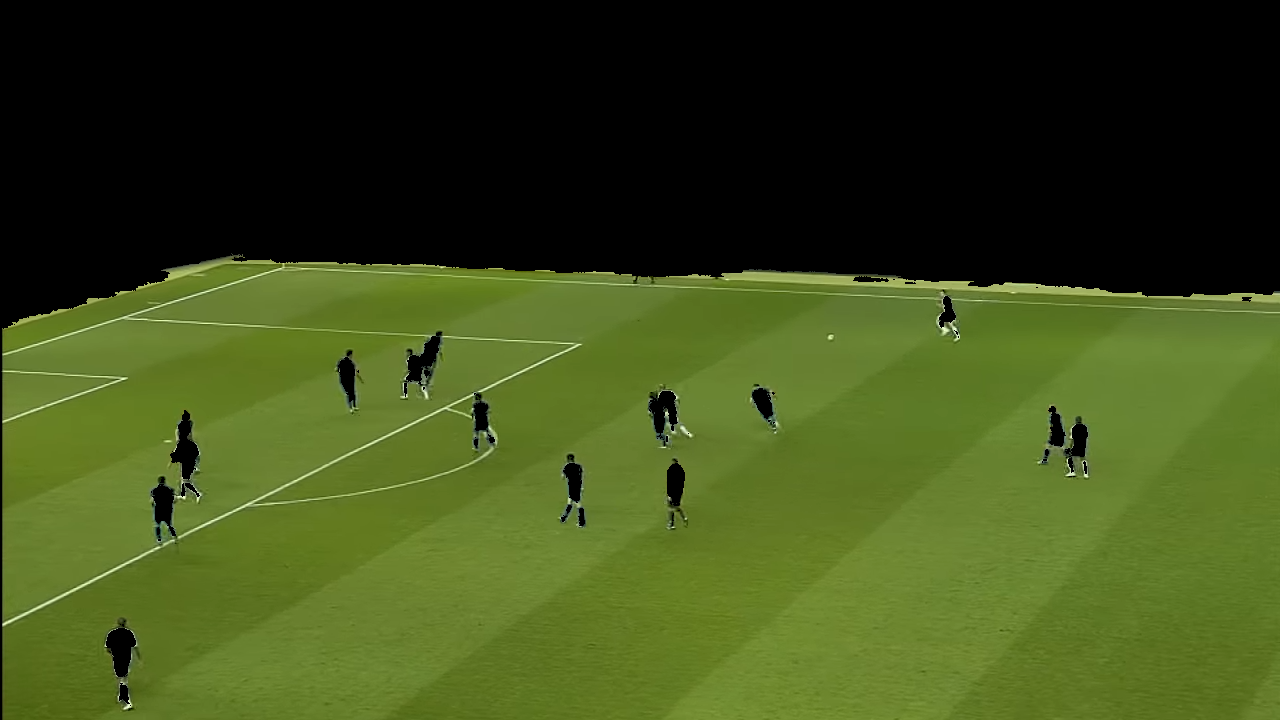
#> input picture New Algorithm Implementation/assets/green_region.png, 1280 x 720 px, found by its file name
$ jupyter execute Final_line_detection_real_field.ipynb
#> lines starting #> are read from the running program, lines starting #| are printed output that depends on the picture; after the words box and inside, x2 and y2 are one past the last pixel; in counts of white or black regions, pixels touching at a corner belong together
Line Detection

[cell 1]
import cv2
import numpy as np
import matplotlib.pyplot as plt

[cell 2]
# Load the image
image_path = 'assets\green_region.png'
image = cv2.imread(image_path)
#> image is the input picture: shape (720, 1280, 3); mean B, G, R 25.8, 75.2, 60.7

# Convert to grayscale
gray = cv2.cvtColor(image, cv2.COLOR_BGR2GRAY)

# Apply Canny edge detector
edges = cv2.Canny(gray, 50, 150, apertureSize=3)
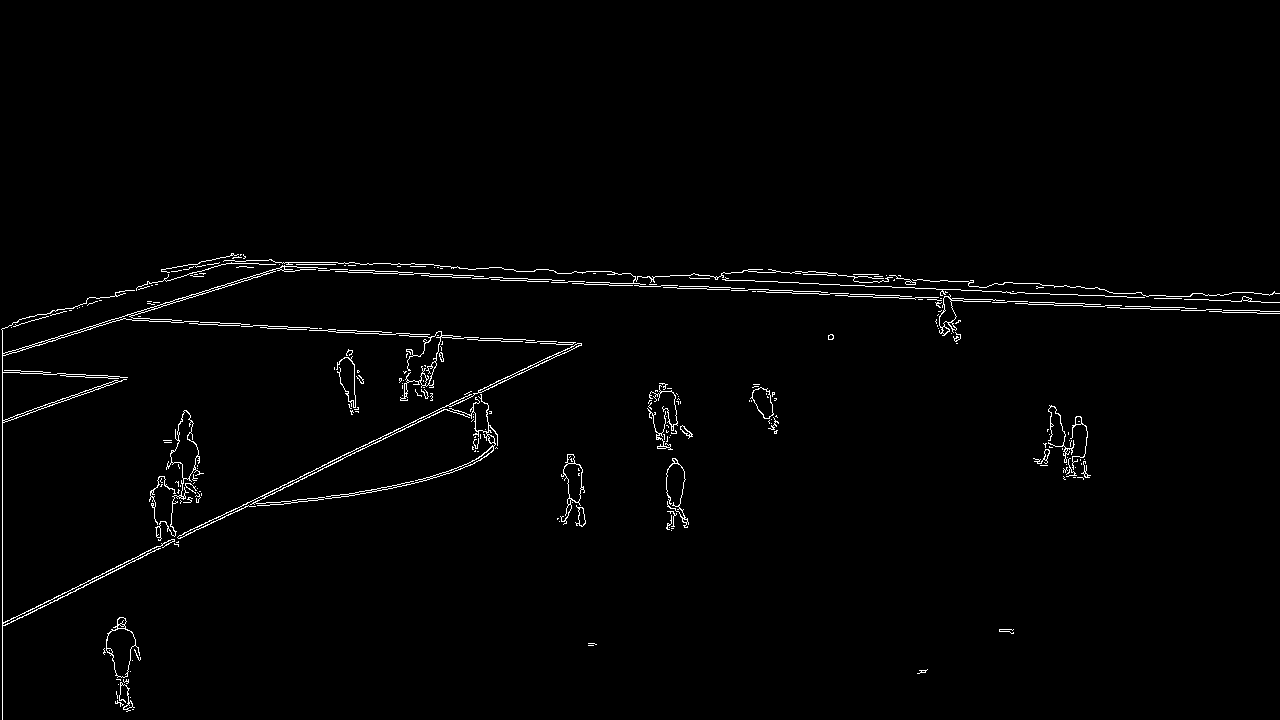
#> edges: shape (720, 1280); 1.4% white in thin lines or dots, all inside (x1, y1, x2, y2) = (1, 253, 1280, 720)

# Use Hough Line Transform to detect lines
lines = cv2.HoughLines(edges, 1, np.pi / 180, 140)
#> lines = 30 rows, first 8: [560, 1.12], [2, 0], [250, 1.62], [562, 1.12], [257, 1.61], [266, 1.61], [311, 1.62], [259, 1.59]

print(lines)
#> (printed output is left out)

[cell 3]
# Create a copy of the original image to draw lines
line_image = np.copy(image)
# line_image = np.zeros_like(image)

# Draw lines on the image in red color
if lines is not None:
    for line in lines:
        rho, theta = line[0]
        a = np.cos(theta)
        b = np.sin(theta)
        x0 = a * rho
        y0 = b * rho
        x1 = int(x0 + 1000 * (-b))
        y1 = int(y0 + 1000 * (a))
        x2 = int(x0 - 1000 * (-b))
        y2 = int(y0 - 1000 * (a))
        cv2.line(line_image, (x1, y1), (x2, y2), (0, 0, 255), 2)  # Red color
#> this loop made 30 passes
#> (rho, theta, a, b, x0, y0, x1, y1) on passes 1 to 12: (560, 1.12, 0.438, 0.899, 245.5, 503.3, -653, 941), (2, 0, 1, 0, 2, 0, 2, 1000), (250, 1.62, -0.0523, 0.999, -13.08, 249.7, -1011, 197), (562, 1.12, 0.438, 0.899, 246.4, 505.1, -652, 943), (257, 1.61, -0.0349, 0.999, -8.97, 256.8, -1008, 221), (266, 1.61, -0.0349, 0.999, -9.28, 265.8, -1008, 230), (311, 1.62, -0.0523, 0.999, -16.28, 310.6, -1014, 258), (259, 1.59, -0.0175, 1, -4.52, 259, -1004, 241), (264, 1.61, -0.0349, 0.999, -9.21, 263.8, -1008, 228), (253, 1.62, -0.0523, 0.999, -13.24, 252.7, -1011, 200), (255, 1.61, -0.0349, 0.999, -8.9, 254.8, -1008, 219), (558, 1.13, 0.423, 0.906, 235.8, 505.7, -670, 928)
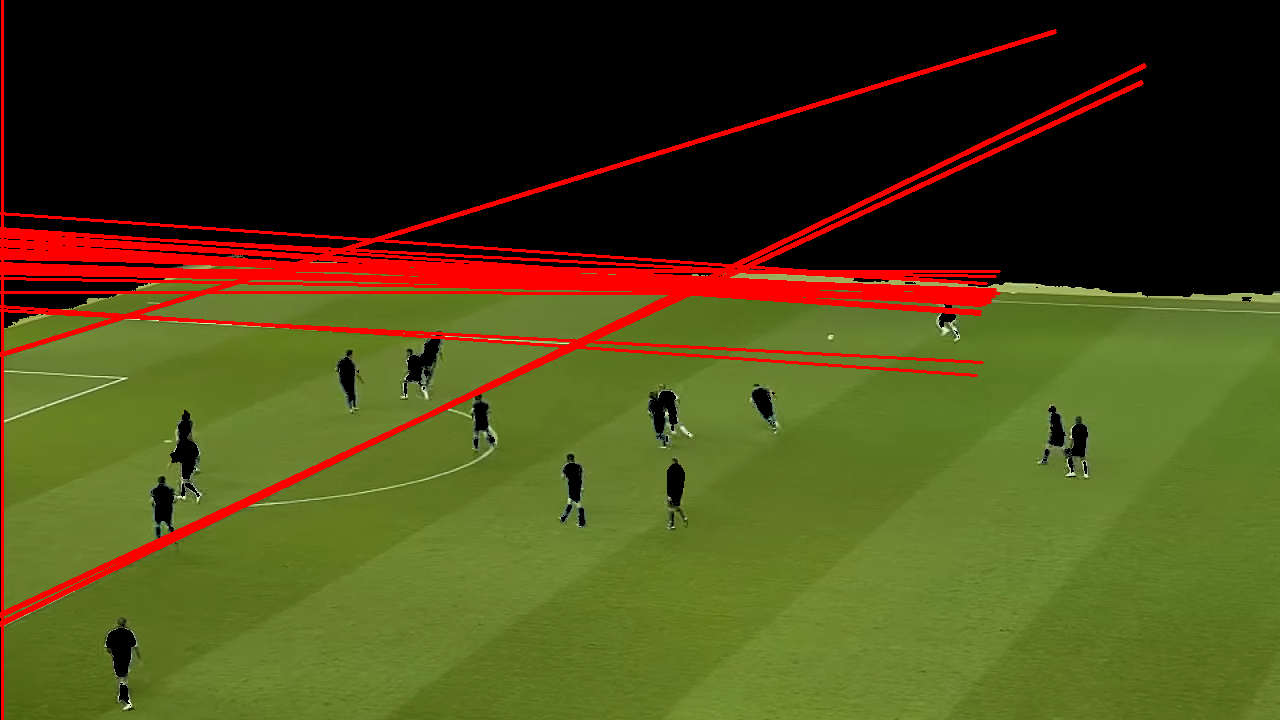
#> line_image: shape (720, 1280, 3); 6.4% of pixels changed, all inside (x1, y1, x2, y2) = (0, 0, 1147, 720)

# [15 lines of commented-out code are left out]

Removal of noise lines

[cell 4]
# Parameters for line merging
rho_threshold = 15
theta_threshold = np.pi / 90

# Function to merge lines
def merge_lines(lines, rho_threshold, theta_threshold):
#> called with lines = array of shape (30, 1, 2), rho_threshold = 15, theta_threshold = 0.0349
    merged_lines = []
    for line in lines:
        rho, theta = line[0]
        merged = False
        for merged_line in merged_lines:
            rho_m, theta_m = merged_line
            if abs(rho - rho_m) < rho_threshold and abs(theta - theta_m) < theta_threshold:
                merged_lines.remove(merged_line)
                merged_lines.append(((rho + rho_m) / 2, (theta + theta_m) / 2))
                merged = True
                break
        if not merged:
            merged_lines.append((rho, theta))
#> this loop made 30 passes
#> (rho, theta) on passes 1 to 12: (560, 1.12), (2, 0), (250, 1.62), (562, 1.12), (257, 1.61), (266, 1.61), (311, 1.62), (259, 1.59), (264, 1.61), (253, 1.62), (255, 1.61), (558, 1.13)
#> after the loop, merged_lines = [(2, 0), (339, 1.27), (308.5, 1.63), (214, 1.64), (238.6, 1.64), (557.8, 1.13), (293, 1.57), (274.8, 1.59)]
    return merged_lines

# Merge lines
merged_lines = merge_lines(lines, rho_threshold, theta_threshold)

# # Create a copy of the original image to draw lines
line_image = np.copy(image)

# Draw merged lines on the image in red color
if merged_lines is not None:
    for rho, theta in merged_lines:
        a = np.cos(theta)
        b = np.sin(theta)
        x0 = a * rho
        y0 = b * rho
        x1 = int(x0 + 1000 * (-b))
        y1 = int(y0 + 1000 * (a))
        x2 = int(x0 - 1000 * (-b))
        y2 = int(y0 - 1000 * (a))
        cv2.line(line_image, (x1, y1), (x2, y2), (0, 0, 255), 2)  # Red color
#> this loop made 8 passes
#> (rho, theta, a, b, x0, y0, x1, y1) on passes 1 to 8: (2, 0, 1, 0, 2, 0, 2, 1000), (339, 1.27, 0.292, 0.956, 99.11, 324.2, -857, 616), (308.5, 1.63, -0.061, 0.998, -18.83, 307.9, -1016, 246), (214, 1.64, -0.0698, 0.998, -14.93, 213.5, -1012, 143), (238.6, 1.64, -0.0692, 0.998, -16.51, 238, -1014, 168), (557.8, 1.13, 0.427, 0.904, 237.9, 504.5, -666, 931), (293, 1.57, -4.37e-08, 1, -1.28e-05, 293, -1000, 292), (274.8, 1.59, -0.0143, 1, -3.93, 274.7, -1003, 260)
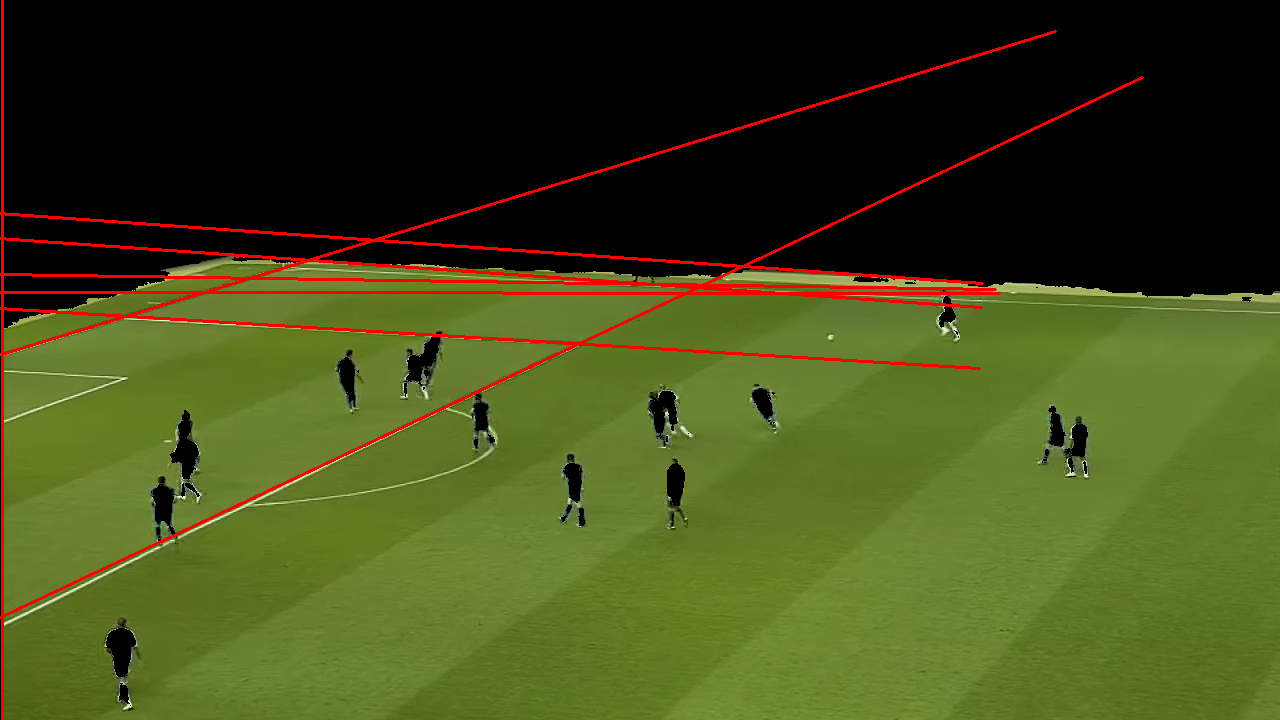
#> line_image: shape (720, 1280, 3); 2.53% of pixels changed, all inside (x1, y1, x2, y2) = (0, 0, 1144, 720)

# [16 lines of commented-out code are left out]

[cell 5]
# Function to find the intersection point of two lines
def intersection(line1, line2):
    rho1, theta1 = line1
    rho2, theta2 = line2
    A = np.array([
        [np.cos(theta1), np.sin(theta1)],
        [np.cos(theta2), np.sin(theta2)]
    ])
    b = np.array([[rho1], [rho2]])
    if np.linalg.det(A) != 0:  # Check if the determinant is non-zero (lines are not parallel)
        x0, y0 = np.linalg.solve(A, b)
        return int(np.round(x0)), int(np.round(y0))
    else:
        return None

# [31 lines of commented-out code are left out]

[cell 6]
# Function to calculate intersection point of two lines given in polar coordinates
def get_intersection(line1, line2):
    rho1, theta1 = line1
    rho2, theta2 = line2
    A = np.array([[np.cos(theta1), np.sin(theta1)], [np.cos(theta2), np.sin(theta2)]])
    b = np.array([rho1, rho2])
    x, y = np.linalg.solve(A, b)
    return (int(np.round(x)), int(np.round(y)))

# Find intersection points
intersection_points = []
for i in range(len(merged_lines)):
    for j in range(i + 1, len(merged_lines)):
        intersection = get_intersection(merged_lines[i], merged_lines[j])
        intersection_points.append(intersection)
#> this loop made 8 passes
#> after the loop, intersection_points = 28 pairs, first value -732 to 44996, second value -129 to 3361

# Create a copy of the original image to draw lines and points
line_image = np.copy(image)

# Draw merged lines on the image in red color and label them
for idx, (rho, theta) in enumerate(merged_lines):
    a = np.cos(theta)
    b = np.sin(theta)
    x0 = a * rho
    y0 = b * rho
    x1 = int(x0 + 1000 * (-b))
    y1 = int(y0 + 1000 * (a))
    x2 = int(x0 - 1000 * (-b))
    y2 = int(y0 - 1000 * (a))
    cv2.line(line_image, (x1, y1), (x2, y2), (0, 0, 255), 2)  # Red color
    # Label the line
    cv2.putText(line_image, f'L{idx+1}', (x1, y1), cv2.FONT_HERSHEY_SIMPLEX, 0.5, (0, 255, 0), 1, cv2.LINE_AA)
#> this loop made 8 passes

# Draw intersection points on the image and label them
for idx, (x, y) in enumerate(intersection_points):
    cv2.circle(line_image, (x, y), 5, (255, 0, 0), -1)  # Blue color
    # Label the intersection point
    cv2.putText(line_image, f'P{idx+1}', (x, y), cv2.FONT_HERSHEY_SIMPLEX, 0.5, (0, 255, 0), 1, cv2.LINE_AA)
#> this loop made 28 passes
#> (x, y) on passes 1 to 12: (2, 354), (2, 309), (2, 215), (2, 239), (2, 616), (2, 293), (2, 275), (124, 317), (373, 241), (307, 261), (1580, -129), (201, 293)
#> line_image: shape (720, 1280, 3); 0.56% of pixels changed, all inside (x1, y1, x2, y2) = (0, 203, 1280, 622)

# Display the original image, edges, and the image with lines and points
plt.figure(figsize=(15, 5))
plt.subplot(1, 3, 1)
plt.title('Original Image')
plt.imshow(cv2.cvtColor(image, cv2.COLOR_BGR2RGB))

plt.subplot(1, 3, 2)
plt.title('Edges')
plt.imshow(edges, cmap='gray')

plt.subplot(1, 3, 3)
plt.title('Lines and Intersections')
plt.imshow(cv2.cvtColor(line_image, cv2.COLOR_BGR2RGB))
plt.imsave('./assets/lines_intersections.png', cv2.cvtColor(line_image, cv2.COLOR_BGR2RGB))

plt.show()
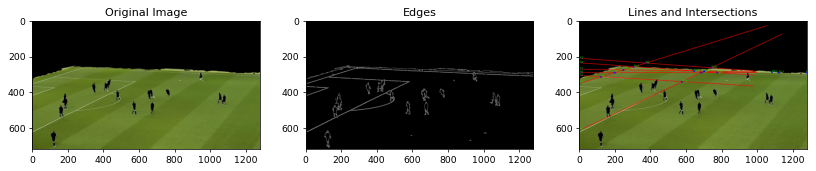
#> figure drawn by matplotlib, 3 panels

# Print intersection points
print("Intersection Points:", intersection_points)
#> (printed output is left out)

[cell 7]
print(intersection_points)
#> (printed output is left out)

[cell 8]
len(intersection_points)
#> Out = 28

[cell 9]
# select point number P8, P16, P10 and P23
P8 = intersection_points[7]
P16 = intersection_points[15]
P10 = intersection_points[9]
P23 = intersection_points[22]

# Store the points in a list
points = [P8, P16, P10, P23]

# Draw the selected points on the image
line_image = np.copy(image)
for idx, (x, y) in enumerate(points):
    cv2.circle(line_image, (x, y), 5, (255, 0, 0), -1)  # Blue color
    cv2.putText(line_image, f'P{idx+1}', (x, y), cv2.FONT_HERSHEY_SIMPLEX, 0.5, (0, 255, 0), 1, cv2.LINE_AA)
#> this loop made 4 passes
#> (x, y) on passes 1 to 4: (124, 317), (577, 344), (307, 261), (698, 288)
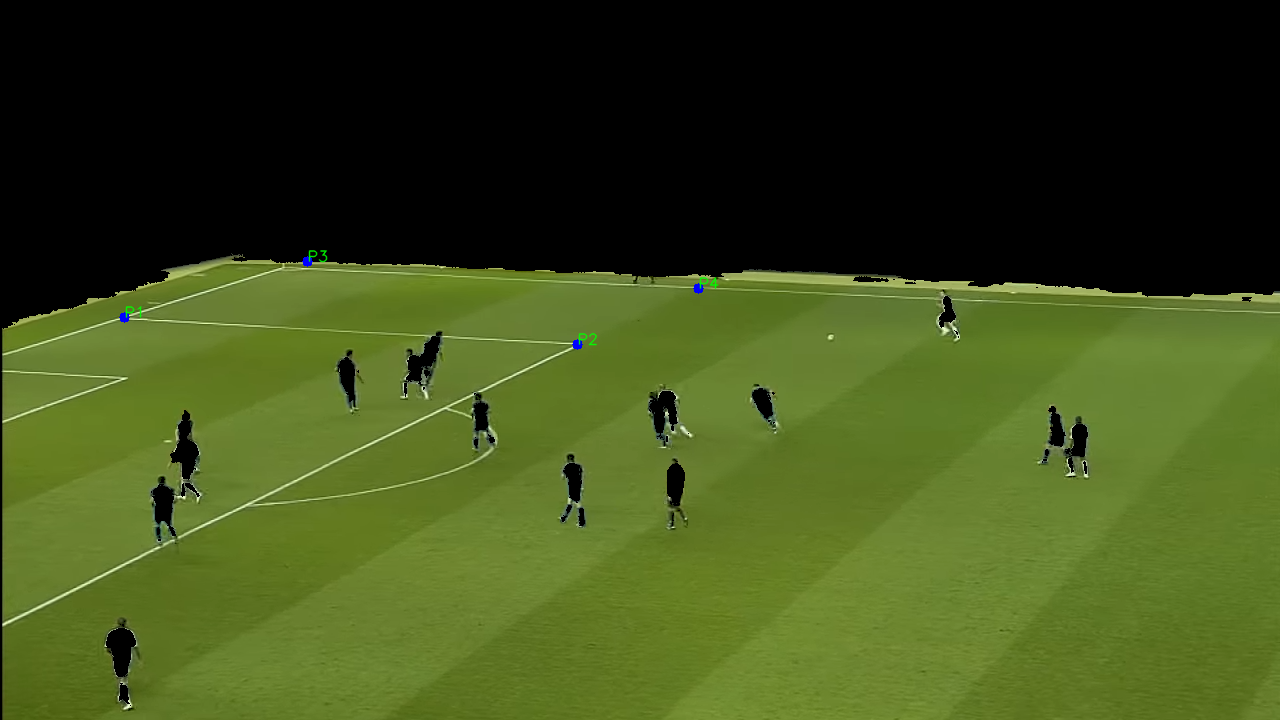
#> line_image: shape (720, 1280, 3); 0.09% of pixels changed, all inside (x1, y1, x2, y2) = (119, 249, 719, 350)

# Display the original image with selected points
plt.figure(figsize=(5, 5))
plt.title('Selected Points')
plt.imshow(cv2.cvtColor(line_image, cv2.COLOR_BGR2RGB))
plt.imsave('./assets/selected_points_real.png', cv2.cvtColor(line_image, cv2.COLOR_BGR2RGB))

[cell 10]
print(points)
#| [(124, 317), (577, 344), (307, 261), (698, 288)]
